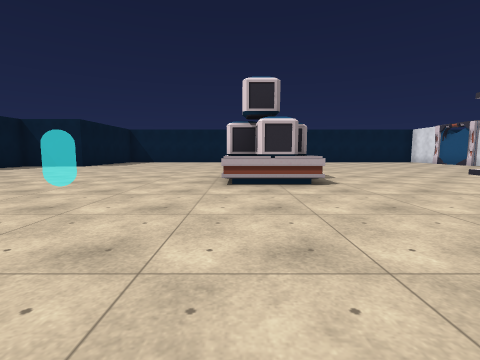
View 1 (above)

21 first-person views from a walk through a scene from a Unity 3-D project. The camera is 1.2 m above the floor, tilts 6° down and sees 85° across. The floor is counted in squares, 2 m on a side. Each view is taken from the middle of a square. On the plan, view 1 faces up. The plan holds only what a view shows up to about 9 squares ahead; the rest is blank. The place goes on beyond the plan. The player is left out. Door leaves are left out, so doorways stand open. Some surface patterns are stand-ins.

View 2
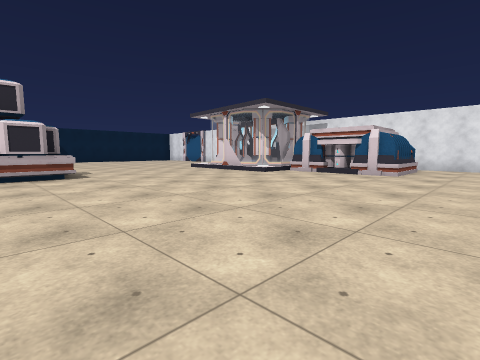

View 3
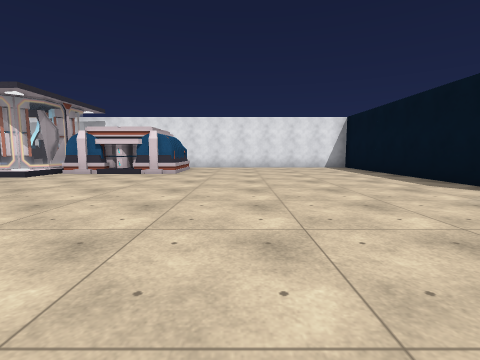

View 4
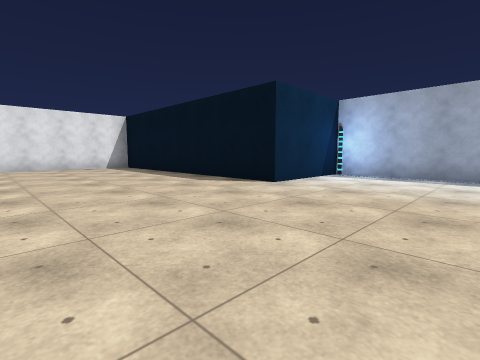

View 5
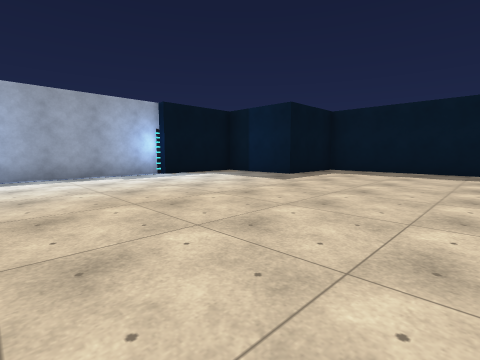

View 6
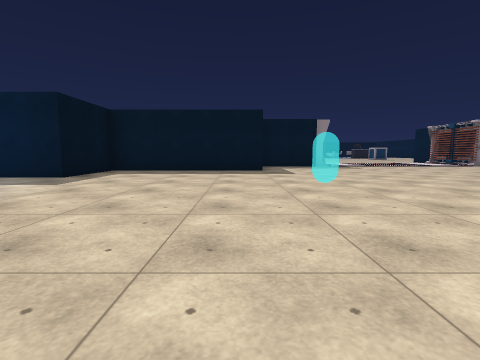

View 7
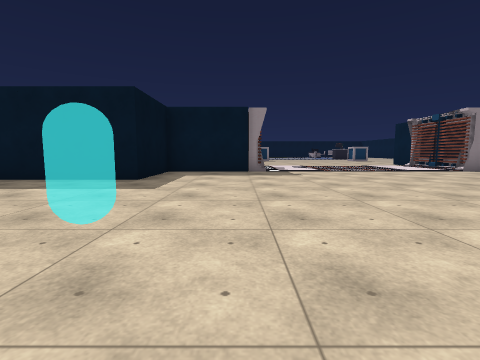

View 8
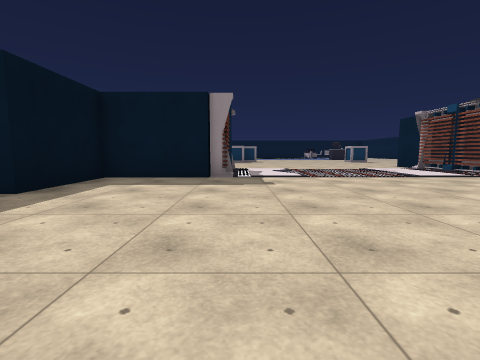

View 9
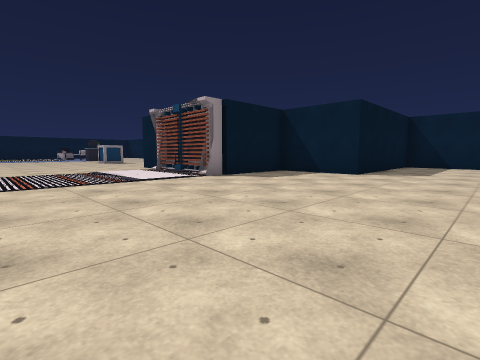

View 10
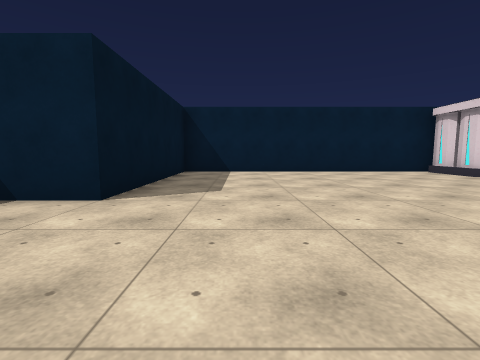

View 11
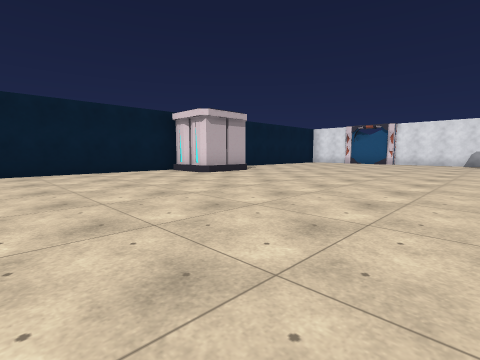

View 12
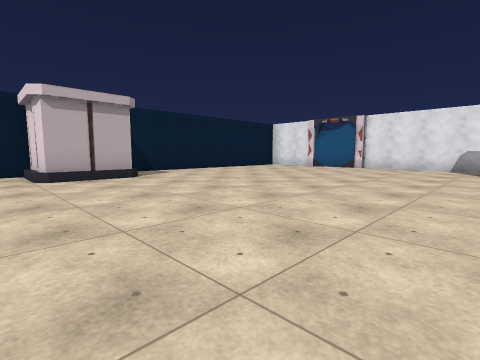

View 13
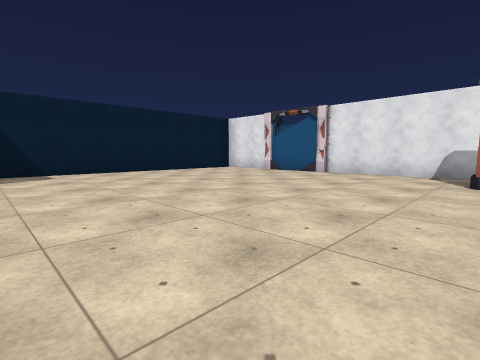

View 14
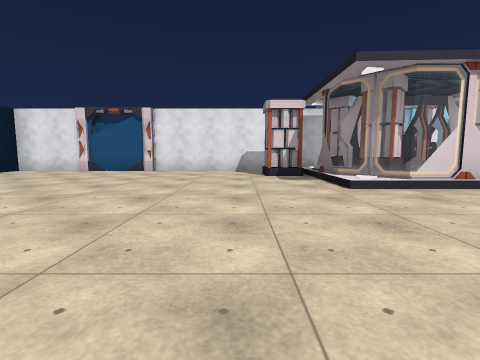

View 15
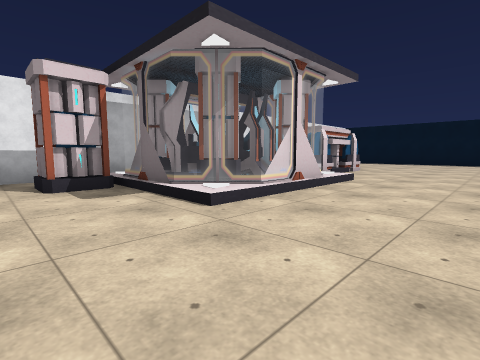

View 16
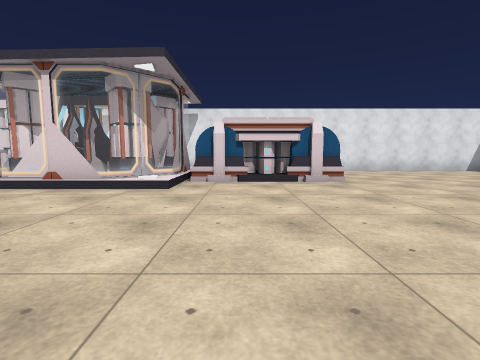

View 17
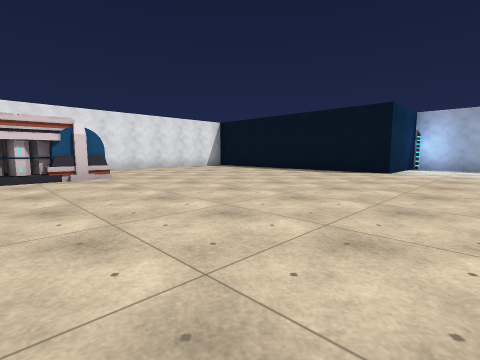

View 18
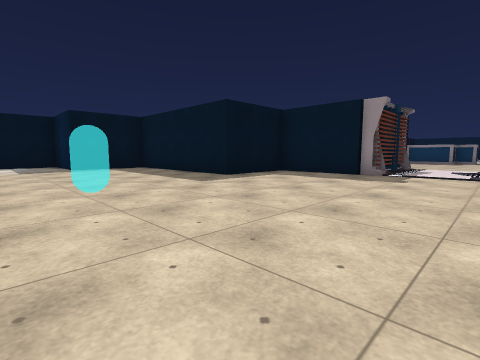

View 19
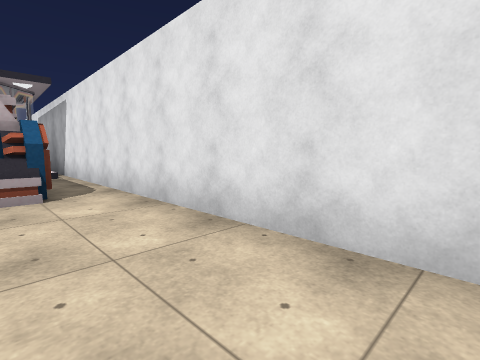

View 20
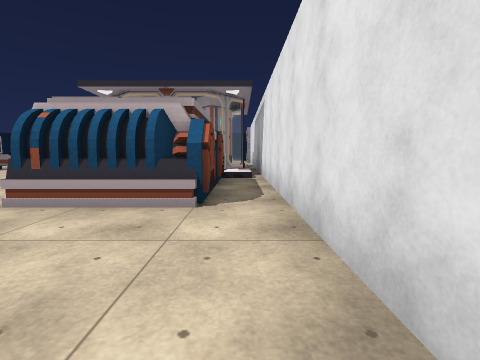

View 21
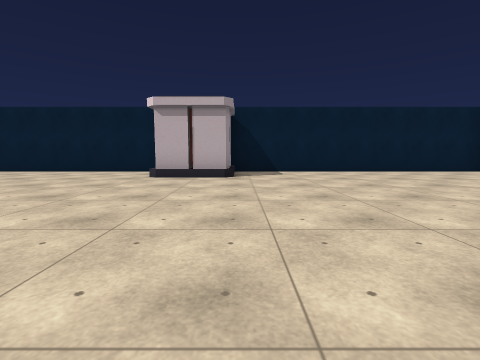

### Floor plan
Points are (right, up) in squares from view 1. A wall is a line through its corners. A room is listed if a view was taken in it or the views show most of it. See-through windows are left out.
Room 1 (views 1, 2, 3, 4, 5, 6, 7, 8, 9, 10, 11, 12, 13, 14, 15, 16, 17, 18, 19, 20, 21)
walls: (6.5, 4.5) (6.5, 6); (6.9, 5.4) (7.6, 5.4); (7, 4) (7.4, 4.4); (7.3, 5.7) (6.8, 6.2) (7.3, 6.7); (7.3, 3.7) (6.9, 4.2) (7.3, 4.6); (7.4, 5.9) (6.8, 6.6); (7.6, 4.9) (7.1, 4.9); (7.6, 4.8) (7.5, 5.4) (7.9, 5.9); (7.5, 7) (9.1, 7); (8.2, 6.1) (8.2, 6.8); (8.8, 6.1) (9.3, 6.7); (9.3, 3.7) (8.8, 4.2); (-10, 8.5) (-10.7, 8.5) (-10.7, 8.1); (1.1, 16.2) (-6.8, 16.2) (-6.8, 11.3) (-9.2, 11.3) (-9.2, 8.3) (-12.4, 8.3); (-11.2, 8.5) (-12.1, 8.5); (-12.2, 1.7) (-9.2, 1.7) (-9.2, -1.2) (-6.8, -1.2) (-6.8, -6.3) (-4.3, -6.3) (-4.3, -8.7) (-1.8, -8.7); (-1.8, -9) (3.2, -9) (3.2, -6.3) (9.1, -6.3); (10.6, 14.4) (10.6, 16.2) (2.6, 16.2); (10.6, -5.9) (10.6, 11.5)
objects: other object (0, 5) to (1, 5); other object (0, 6); other object (1, 6); battery (1, 15) to (3, 16); other object (8, 0) to (9, 3); battery (9, 8); other object (11, 12); other object (11, 14)

Where each view was taken, in squares from view 1:
view 1: 0 up, 0 right, facing up
view 2: 2 down, 0 right, facing up-right
view 3: 2 down, 0 right, facing right
view 4: 2 down, 0 right, facing down-right
view 5: 2 down, 2 right, facing down-left
view 6: 2 down, 2 right, facing left
view 7: 1 up, 1 left, facing left
view 8: 2 up, 3 left, facing left
view 9: 4 up, 4 left, facing up-left
view 10: 8 up, 5 left, facing up
view 11: 8 up, 4 left, facing up-right
view 12: 8 up, 0 right, facing up-right
view 13: 8 up, 3 right, facing up-right
view 14: 9 up, 2 right, facing right
view 15: 9 up, 4 right, facing down-right
view 16: 2 up, 2 right, facing right
view 17: 2 up, 1 right, facing down-right
view 18: 4 up, 2 left, facing down-left
view 19: 4 down, 9 right, facing up-right
view 20: 3 down, 10 right, facing up
view 21: 8 up, 3 right, facing up
